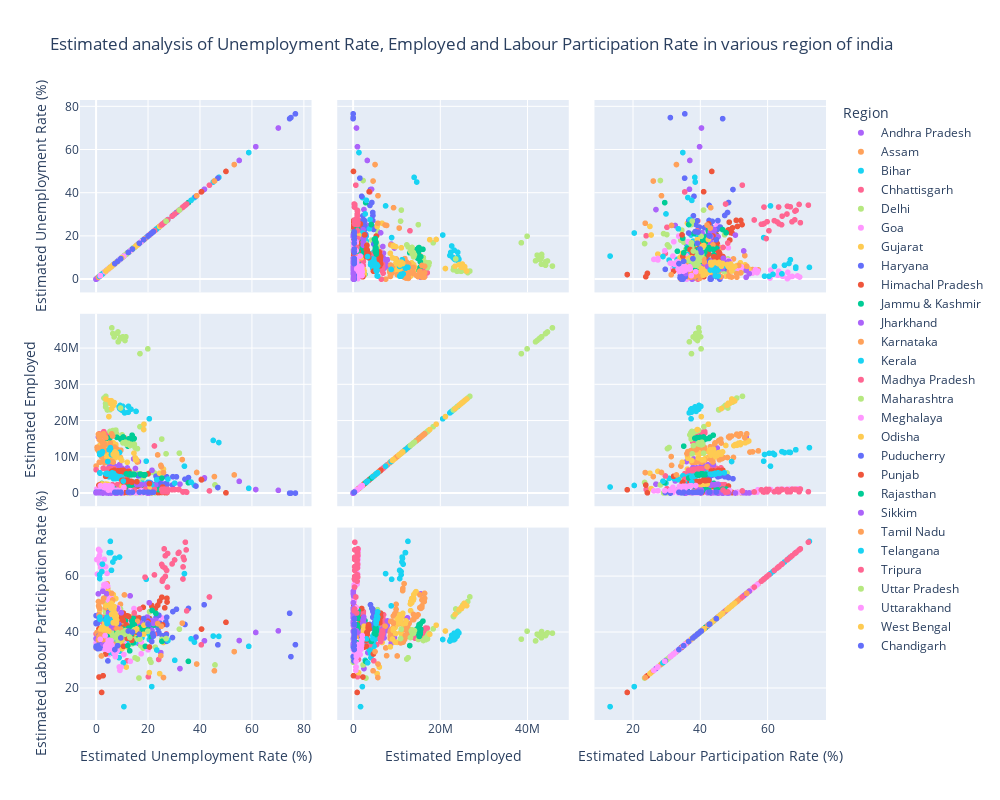

Here is the notebook cell this chart was saved with:
### Code cell
# Estimated analysis of Unemployment Rate, Employed and Labour Participation Rate in various region in india
figure = px.scatter_matrix(
    df,
    title="Estimated analysis of Unemployment Rate, Employed and Labour Participation Rate in various region of india",
    dimensions=[' Estimated Unemployment Rate (%)', ' Estimated Employed', ' Estimated Labour Participation Rate (%)'],
    color='Region',
    color_discrete_map={'North': 'blue', 'South': 'green', 'West': 'red'} ,
    width=1000, height=800
)

figure.show()

### Figure 1 — Plotly figure (JSON) as saved in the notebook; plotly's stock layout.template omitted (floating-point values rounded to 4 significant figures)
{"data": [{"dimensions": [{"axis": {"matches": true}, "label": " Estimated Unemployment Rate (%)", "values": [3.65, 3.05, 3.75, 3.32, 5.17, 3.52, 4.12, 4.38, 4.84, 5.91, 4.06, 16.29, 14.46, 0.85, 6.09, 3.8, 5.64, 4.61, 6.01, 4.7, 7.54, 7.88, 7.11, 5.66, 9.88, 32.3, 24.91, 5.86]}, {"axis": {"matches": true}, "label": " Estimated Employed", "values": [11999139, 11755881, 12086707, 12285693, 12256762, 12017412, 11397681, 12528395, 12016676, 11723617, 11359660, 8792827, 9526902, 15572975, 4788661, 4824630, 4657443, 4743179, 4733996, 4774377, 4668772, 4913963, 4618860, 4822035, 4521537, 2544084, 3428356, 4954389]}, {"axis": {"matches": true}, "label": " Estimated Labour Participation Rate (%)", "values": [43.24, 42.05, 43.5, 43.97, 44.68, 43.01, 41, 45.14, 43.46, 42.83, 40.66, 36.03, 38.16, 53.76, 37.45, 36.76, 36.1, 36.29, 36.69, 36.41, 36.62, 38.61, 35.91, 36.84, 36.08, 26.97, 32.69, 37.61]}], "hovertemplate": "Region=Andhra Pradesh<br>%{xaxis.title.text}=%{x}<br>%{yaxis.title.text}=%{y}<extra></extra>", "legendgroup": "Andhra Pradesh", "marker": {"color": "#ab63fa", "symbol": "circle"}, "name": "Andhra Pradesh", "showlegend": true, "type": "splom"}, {"dimensions": [{"axis": {"matches": true}, "label": " Estimated Unemployment Rate (%)", "values": [4.29, 5.08, 4.26, 5.79, 4.46, 4.65, 4.66, 4.29, 3.26, 3.77, 9.38, 0, 7.87, 9.89, 3.21, 10.39, 9.26, 11.17, 6.31, 5.02, 7.24, 9.98, 10.34, 8.37, 10.77, 3.42]}, {"axis": {"matches": true}, "label": " Estimated Employed", "values": [11749334, 8923222, 9911534, 9292039, 11468349, 8395906, 9625362, 11420996, 8462814, 9878742, 9926176, 7544937, 1671707, 1647342, 1739838, 1595582, 1576480, 1595176, 1708045, 1722303, 1630908, 1625454, 1664145, 1454956, 1441722, 1551007]}, {"axis": {"matches": true}, "label": " Estimated Labour Participation Rate (%)", "values": [57.39, 43.87, 48.21, 45.83, 55.67, 40.76, 46.64, 54.9, 40.17, 47.05, 50, 34.38, 44.92, 45.17, 44.32, 43.81, 42.66, 44.01, 44.59, 44.26, 42.82, 43.9, 45.03, 38.45, 39.04, 38.73]}], "hovertemplate": "Region=Assam<br>%{xaxis.title.text}=%{x}<br>%{yaxis.title.text}=%{y}<extra></extra>", "legendgroup": "Assam", "marker": {"color": "#FFA15A", "symbol": "circle"}, "name": "Assam", "showlegend": true, "type": "splom"}, {"dimensions": [{"axis": {"matches": true}, "label": " Estimated Unemployment Rate (%)", "values": [9.27, 10.2, 13.44, 11, 8.87, 12.47, 12.4, 10.16, 9.13, 9.61, 15.39, 45.09, 47.26, 20.49, 19.9, 13.29, 16.41, 17.66, 20.46, 14.06, 17.62, 14.91, 20.69, 15.11, 15.73, 58.77, 37.87, 12.45]}, {"axis": {"matches": true}, "label": " Estimated Employed", "values": [24322330, 24097712, 23248875, 22260203, 23905700, 24053140, 22445989, 22914530, 23409006, 23168192, 22667882, 14645275, 14050319, 20622566, 3029344, 3248864, 3059744, 2994763, 2992082, 3173429, 3081077, 2977857, 2988665, 3113464, 3049637, 1400962, 2207026, 3124663]}, {"axis": {"matches": true}, "label": " Estimated Labour Participation Rate (%)", "values": [39.75, 39.71, 39.66, 36.85, 38.57, 40.31, 37.51, 37.25, 37.54, 37.28, 38.88, 38.63, 38.5, 37.4, 39.8, 39.35, 38.36, 38.03, 39.25, 38.45, 38.86, 36.29, 38.99, 37.87, 37.29, 34.94, 36.45, 36.54]}], "hovertemplate": "Region=Bihar<br>%{xaxis.title.text}=%{x}<br>%{yaxis.title.text}=%{y}<extra></extra>", "legendgroup": "Bihar", "marker": {"color": "#19d3f3", "symbol": "circle"}, "name": "Bihar", "showlegend": true, "type": "splom"}, {"dimensions": [{"axis": {"matches": true}, "label": " Estimated Unemployment Rate (%)", "values": [9.82, 6.76, 4.54, 4.64, 8.33, 6.96, 2.77, 6.11, 9.89, 7.89, 7.31, 0, 7.64, 10.14, 9.77, 11.77, 8.17, 6.29, 9.46, 10.27, 8.32, 3.57, 9.01, 9.79, 8.21, 20.13, 24.1, 27.07]}, {"axis": {"matches": true}, "label": " Estimated Employed", "values": [6259019, 6608626, 6753622, 6607694, 6490776, 7043840, 6942931, 6569385, 6236201, 6847173, 6894808, 6534321, 5454091, 5781095, 2223129, 2192020, 2285436, 2392400, 2311507, 2297096, 2341284, 2415436, 2315972, 2347941, 2407509, 1066126, 1276291, 1602231]}, {"axis": {"matches": true}, "label": " Estimated Labour Participation Rate (%)", "values": [42.89, 43.71, 43.53, 42.55, 43.38, 46.28, 43.56, 42.59, 42.03, 45.05, 44.98, 39.43, 35.56, 38.66, 45.61, 45.88, 45.85, 46.91, 46.8, 46.82, 46.59, 45.59, 46.21, 47.14, 47.39, 24.06, 30.24, 39.41]}], "hovertemplate": "Region=Chhattisgarh<br>%{xaxis.title.text}=%{x}<br>%{yaxis.title.text}=%{y}<extra></extra>", "legendgroup": "Chhattisgarh", "marker": {"color": "#FF6692", "symbol": "circle"}, "name": "Chhattisgarh", "showlegend": true, "type": "splom"}, {"dimensions": [{"axis": {"matches": true}, "label": " Estimated Unemployment Rate (%)", "values": [12.56, 9.33, 11.07, 17.18, 12.5, 15.84, 11.11, 16.97, 13.48, 13.81, 15.18, 20.69, 22.76, 21.14, 12.31, 12.76, 14.68, 13.52, 20.59, 12.41, 16.11, 11.07, 22.45, 14.86, 17.09, 16.51, 45.78, 18.11]}, {"axis": {"matches": true}, "label": " Estimated Employed", "values": [169487, 149076, 166605, 135407, 166056, 149511, 178768, 145671, 157791, 147500, 152413, 115487, 129610, 112108, 5756475, 5550172, 5393091, 5552510, 5642253, 6030363, 5439600, 5718337, 5647493, 5708807, 5401392, 3003787, 2343783, 4306807]}, {"axis": {"matches": true}, "label": " Estimated Labour Participation Rate (%)", "values": [42.33, 35.74, 40.53, 35.21, 40.68, 37.9, 42.71, 37.08, 38.36, 35.84, 37.45, 30.21, 34.65, 29.22, 44.17, 42.71, 42.34, 42.9, 47.36, 45.78, 43.02, 42.56, 48.09, 44.18, 42.82, 23.59, 28.28, 34.32]}], "hovertemplate": "Region=Delhi<br>%{xaxis.title.text}=%{x}<br>%{yaxis.title.text}=%{y}<extra></extra>", "legendgroup": "Delhi", "marker": {"color": "#B6E880", "symbol": "circle"}, "name": "Delhi", "showlegend": true, "type": "splom"}, {"dimensions": [{"axis": {"matches": true}, "label": " Estimated Unemployment Rate (%)", "values": [2.91, 5.45, 10.98, 1.98, 3.61, 7.21, 23.71, 3.54, 5.38, 0, 15.91, 20, 2.75, 13.33, 12.28, 4.9, 3.16, 12.31, 25.2, 16.22, 10.92, 4.31, 4.76, 11.76]}, {"axis": {"matches": true}, "label": " Estimated Employed", "values": [179340, 170471, 167437, 183603, 163215, 177440, 159489, 177155, 158936, 171672, 181657, 128538, 264855, 304015, 280367, 243277, 309643, 290264, 271612, 288154, 257814, 306396, 277093, 318957]}, {"axis": {"matches": true}, "label": " Estimated Labour Participation Rate (%)", "values": [39.16, 38.19, 39.81, 39.61, 35.78, 40.36, 44.09, 38.7, 35.36, 36.11, 45.36, 33.71, 34.17, 43.96, 40, 31.97, 39.92, 41.27, 45.22, 42.77, 35.95, 39.73, 36.05, 44.74]}], "hovertemplate": "Region=Goa<br>%{xaxis.title.text}=%{x}<br>%{yaxis.title.text}=%{y}<extra></extra>", "legendgroup": "Goa", "marker": {"color": "#FF97FF", "symbol": "circle"}, "name": "Goa", "showlegend": true, "type": "splom"}, {"dimensions": [{"axis": {"matches": true}, "label": " Estimated Unemployment Rate (%)", "values": [2.88, 4.77, 4.58, 3.7, 6.29, 4.91, 4.68, 3.46, 5.35, 6.64, 7.59, 12, 14.58, 1.41, 4.09, 6.31, 5.15, 4.2, 5.96, 5.45, 7.53, 5.71, 5.82, 6.04, 5.39, 25.94, 11.62, 4.54]}, {"axis": {"matches": true}, "label": " Estimated Employed", "values": [13954728, 13199281, 14327083, 13507342, 13280783, 13828512, 14487815, 13877825, 14301844, 13973042, 13483615, 8587594, 11121124, 13243922, 9686558, 10144965, 9828023, 10228154, 9609939, 10474217, 9896129, 10172812, 9824501, 10784753, 10083026, 6701284, 6072776, 10574711]}, {"axis": {"matches": true}, "label": " Estimated Labour Participation Rate (%)", "values": [52.03, 50.12, 54.21, 50.57, 51.01, 52.27, 54.55, 51.51, 54.07, 53.48, 52.06, 34.77, 46.31, 47.72, 41.67, 44.57, 42.54, 43.72, 41.75, 45.14, 43.5, 43.75, 42.19, 46.31, 42.9, 36.33, 27.52, 44.26]}], "hovertemplate": "Region=Gujarat<br>%{xaxis.title.text}=%{x}<br>%{yaxis.title.text}=%{y}<extra></extra>", "legendgroup": "Gujarat", "marker": {"color": "#FECB52", "symbol": "circle"}, "name": "Gujarat", "showlegend": true, "type": "splom"}, {"dimensions": [{"axis": {"matches": true}, "label": " Estimated Unemployment Rate (%)", "values": [14.54, 23.08, 16.22, 30.94, 16.36, 24.17, 16.59, 29.56, 16.21, 27.19, 23.92, 41.61, 34.22, 35.57, 24.67, 20.42, 25.45, 24.19, 26.84, 21.04, 27.06, 23.65, 27.24, 23.29, 27.14, 46.89, 38.46, 29.41]}, {"axis": {"matches": true}, "label": " Estimated Employed", "values": [5249186, 4745178, 4826560, 4558306, 5127956, 4798833, 4875763, 4603484, 5062293, 4570108, 4366148, 4041050, 3914193, 4357835, 2693596, 2845190, 2405973, 2523005, 2675862, 2821456, 2404239, 2548835, 2630938, 2752834, 2275407, 1606580, 2013083, 2304138]}, {"axis": {"matches": true}, "label": " Estimated Labour Participation Rate (%)", "values": [45.12, 45.23, 42.17, 48.23, 44.72, 46.07, 42.48, 47.4, 43.74, 45.37, 41.4, 49.85, 42.78, 48.53, 43.18, 43.06, 38.77, 39.87, 43.7, 42.58, 39.18, 39.57, 42.75, 42.32, 36.73, 35.48, 38.27, 38.09]}], "hovertemplate": "Region=Haryana<br>%{xaxis.title.text}=%{x}<br>%{yaxis.title.text}=%{y}<extra></extra>", "legendgroup": "Haryana", "marker": {"color": "#636efa", "symbol": "circle"}, "name": "Haryana", "showlegend": true, "type": "splom"}, {"dimensions": [{"axis": {"matches": true}, "label": " Estimated Unemployment Rate (%)", "values": [13.68, 11.43, 20.59, 18.56, 15.98, 15.81, 22.86, 19.46, 16.67, 15.42, 17.71, 2.13, 25.64, 1.12, 10.88, 21.43, 21.51, 24.48, 12, 23.77, 27.27, 25.32, 18.15, 27.31, 26.44, 2.7, 50, 10.81]}, {"axis": {"matches": true}, "label": " Estimated Employed", "values": [2045760, 1957081, 1916824, 1969248, 2039804, 1946957, 2024409, 1922821, 2041035, 1952464, 1800426, 984171, 1732050, 2230075, 245668, 237576, 235894, 236315, 247210, 232322, 233029, 241366, 246596, 227804, 221432, 146957, 134868, 224902]}, {"axis": {"matches": true}, "label": " Estimated Labour Participation Rate (%)", "values": [44.23, 41.18, 44.91, 44.91, 45.02, 42.81, 48.5, 44.05, 45.11, 42.45, 40.17, 18.43, 42.62, 41.2, 45.27, 49.58, 49.22, 51.17, 45.87, 49.69, 52.17, 52.55, 48.92, 50.82, 48.74, 24.42, 43.55, 40.66]}], "hovertemplate": "Region=Himachal Pradesh<br>%{xaxis.title.text}=%{x}<br>%{yaxis.title.text}=%{y}<extra></extra>", "legendgroup": "Himachal Pradesh", "marker": {"color": "#EF553B", "symbol": "circle"}, "name": "Himachal Pradesh", "showlegend": true, "type": "splom"}, {"dimensions": [{"axis": {"matches": true}, "label": " Estimated Unemployment Rate (%)", "values": [12.78, 12.09, 13.67, 11.32, 19.27, 14.73, 22.19, 21.23, 16, 2.22, 18.97, 23.04, 19.88, 21.55, 24.06, 14.29, 7.02, 18.54, 19.86, 14.29, 12.96]}, {"axis": {"matches": true}, "label": " Estimated Employed", "values": [2495186, 2423742, 2549316, 2778624, 2477621, 2415724, 2373488, 2163397, 2361004, 2716966, 2049617, 1130139, 1139815, 1183770, 1029087, 1226793, 1209085, 1079537, 1060116, 998103, 937435]}, {"axis": {"matches": true}, "label": " Estimated Labour Participation Rate (%)", "values": [40.57, 39.02, 41.71, 44.17, 43.08, 39.69, 42.56, 38.25, 39.06, 38.46, 34.94, 46.74, 45.17, 47.8, 42.63, 44.92, 40.71, 41.4, 41.23, 36.21, 33.33]}], "hovertemplate": "Region=Jammu & Kashmir<br>%{xaxis.title.text}=%{x}<br>%{yaxis.title.text}=%{y}<extra></extra>", "legendgroup": "Jammu & Kashmir", "marker": {"color": "#00cc96", "symbol": "circle"}, "name": "Jammu & Kashmir", "showlegend": true, "type": "splom"}, {"dimensions": [{"axis": {"matches": true}, "label": " Estimated Unemployment Rate (%)", "values": [7.11, 8.46, 9.98, 12.06, 7.12, 6.57, 8.07, 15.15, 6.16, 9.06, 5.01, 41.72, 55.1, 21.53, 17.23, 20.51, 15.67, 20.25, 21.16, 19.05, 17.34, 22.01, 22.96, 19.67, 16.4, 61.48, 70.17, 19.38]}, {"axis": {"matches": true}, "label": " Estimated Employed", "values": [7035766, 7319782, 6958404, 7015356, 7500122, 7761243, 7279628, 6873437, 7868736, 7932402, 7157454, 4280434, 3315038, 6375114, 2404033, 2326911, 2434579, 2335406, 2357627, 2460196, 2424281, 2290170, 2329293, 2493023, 2480661, 1054829, 830347, 2244460]}, {"axis": {"matches": true}, "label": " Estimated Labour Participation Rate (%)", "values": [39.04, 41.12, 39.66, 40.83, 41.24, 42.33, 40.26, 41.09, 42.43, 44.05, 37.96, 36.92, 37.03, 40.65, 43.25, 43.51, 42.82, 43.35, 44.18, 44.82, 43.17, 43.14, 44.33, 45.42, 43.34, 39.92, 40.49, 40.43]}], "hovertemplate": "Region=Jharkhand<br>%{xaxis.title.text}=%{x}<br>%{yaxis.title.text}=%{y}<extra></extra>", "legendgroup": "Jharkhand", "marker": {"color": "#ab63fa", "symbol": "circle"}, "name": "Jharkhand", "showlegend": true, "type": "splom"}, {"dimensions": [{"axis": {"matches": true}, "label": " Estimated Unemployment Rate (%)", "values": [5.46, 5.98, 0.52, 0.37, 3.2, 7.13, 1.19, 0.41, 2.57, 4.11, 2.39, 33.17, 23.72, 10.92, 6.56, 5, 2.29, 1.27, 3.57, 3.87, 3.44, 1.56, 3.31, 2.88, 4.92, 25.12, 15.88, 6.12]}, {"axis": {"matches": true}, "label": " Estimated Employed", "values": [13911440, 12888490, 12169808, 12686470, 13741892, 12803527, 11537217, 12756132, 13938874, 12753657, 12853818, 9330400, 10626328, 15396213, 8638239, 8862498, 8738029, 8614340, 8647794, 8799249, 8613835, 8592376, 8749154, 8924061, 9225835, 7387995, 8669258, 8822411]}, {"axis": {"matches": true}, "label": " Estimated Labour Participation Rate (%)", "values": [46.36, 43.12, 38.42, 39.93, 44.45, 43.1, 36.45, 39.92, 44.52, 41.33, 40.85, 43.25, 43.09, 53.37, 40.62, 40.89, 39.09, 38.04, 39, 39.7, 38.6, 37.66, 38.94, 39.45, 41.55, 42.14, 43.9, 39.93]}], "hovertemplate": "Region=Karnataka<br>%{xaxis.title.text}=%{x}<br>%{yaxis.title.text}=%{y}<extra></extra>", "legendgroup": "Karnataka", "marker": {"color": "#FFA15A", "symbol": "circle"}, "name": "Karnataka", "showlegend": true, "type": "splom"}, {"dimensions": [{"axis": {"matches": true}, "label": " Estimated Unemployment Rate (%)", "values": [6.63, 9, 4.95, 10.32, 5.35, 9.14, 5, 10.77, 4.11, 8.91, 8.85, 10.71, 23.38, 27.66, 6.11, 6.67, 7.58, 7.69, 5.52, 5.35, 6.71, 7.31, 6.65, 6.08, 9.14, 21.43, 30.28, 12.17]}, {"axis": {"matches": true}, "label": " Estimated Employed", "values": [5184355, 5605627, 4855393, 5233449, 5400499, 5328825, 4557906, 5065804, 5307026, 5203579, 4141953, 1754170, 3799919, 3952088, 4605913, 4678374, 4105211, 4448650, 4640642, 4644510, 4062767, 4440283, 4597507, 4624444, 4079775, 2179106, 2826118, 4601293]}, {"axis": {"matches": true}, "label": " Estimated Labour Participation Rate (%)", "values": [38.07, 42.19, 34.96, 39.9, 38.97, 40.02, 32.71, 38.67, 37.66, 38.84, 30.87, 13.33, 33.62, 37.01, 36.65, 37.42, 33.13, 35.91, 36.57, 36.49, 32.36, 35.56, 36.53, 36.48, 33.24, 20.51, 29.95, 38.68]}], "hovertemplate": "Region=Kerala<br>%{xaxis.title.text}=%{x}<br>%{yaxis.title.text}=%{y}<extra></extra>", "legendgroup": "Kerala", "marker": {"color": "#19d3f3", "symbol": "circle"}, "name": "Kerala", "showlegend": true, "type": "splom"}, {"dimensions": [{"axis": {"matches": true}, "label": " Estimated Unemployment Rate (%)", "values": [3.63, 4.25, 3.92, 4.94, 3.08, 2.98, 2.72, 2.94, 3.66, 4.42, 1.19, 12.5, 22.46, 6.46, 3.91, 6.38, 7.38, 6.82, 7, 4.4, 6.06, 6.2, 5.17, 4.96, 4.8, 11.94, 40.49, 12.72]}, {"axis": {"matches": true}, "label": " Estimated Employed", "values": [15349838, 16294794, 16274707, 16559137, 16159315, 17060638, 16306428, 16854647, 16183702, 16178044, 16480441, 14238959, 13099601, 16748971, 6692720, 6509340, 6266446, 6809834, 6655967, 6603715, 6459457, 6787403, 6834930, 6533435, 6386723, 4802873, 3879934, 6221562]}, {"axis": {"matches": true}, "label": " Estimated Labour Participation Rate (%)", "values": [37.97, 40.48, 40.2, 41.25, 39.4, 41.46, 39.44, 40.77, 39.35, 39.57, 38.9, 37.88, 39.24, 41.5, 38.96, 38.8, 37.67, 40.6, 39.67, 38.2, 37.94, 39.83, 39.59, 37.68, 36.68, 29.76, 35.49, 38.72]}], "hovertemplate": "Region=Madhya Pradesh<br>%{xaxis.title.text}=%{x}<br>%{yaxis.title.text}=%{y}<extra></extra>", "legendgroup": "Madhya Pradesh", "marker": {"color": "#FF6692", "symbol": "circle"}, "name": "Madhya Pradesh", "showlegend": true, "type": "splom"}, {"dimensions": [{"axis": {"matches": true}, "label": " Estimated Unemployment Rate (%)", "values": [3.67, 4.34, 3.66, 3.76, 4.4, 3.81, 3.68, 3.03, 3.8, 4.24, 5.38, 25.28, 16.89, 9.4, 6.08, 6.46, 6.35, 7.57, 7.6, 7.51, 7.6, 7.83, 6.67, 5.34, 6.34, 14.99, 15.92, 10.01]}, {"axis": {"matches": true}, "label": " Estimated Employed", "values": [23896858, 23056511, 24843750, 26835389, 25219281, 24330249, 24881383, 26357625, 25881398, 25293535, 23130976, 15014802, 18423447, 23601016, 16962574, 17375053, 17215677, 16602767, 17396398, 17221991, 17486683, 16581144, 16715470, 17122782, 17065830, 12674451, 12365754, 16172690]}, {"axis": {"matches": true}, "label": " Estimated Labour Participation Rate (%)", "values": [47.11, 45.69, 48.8, 52.67, 49.74, 47.61, 48.53, 50.98, 50.36, 49.36, 45.6, 37.42, 41.21, 48.34, 38.3, 39.3, 38.81, 37.84, 39.58, 39.05, 39.61, 37.57, 37.32, 37.61, 37.8, 30.86, 30.38, 37.04]}], "hovertemplate": "Region=Maharashtra<br>%{xaxis.title.text}=%{x}<br>%{yaxis.title.text}=%{y}<extra></extra>", "legendgroup": "Maharashtra", "marker": {"color": "#B6E880", "symbol": "circle"}, "name": "Maharashtra", "showlegend": true, "type": "splom"}, {"dimensions": [{"axis": {"matches": true}, "label": " Estimated Unemployment Rate (%)", "values": [3.16, 4.23, 1.03, 0.52, 0.24, 3.7, 1.5, 1.8, 0.97, 2.76, 1.28, 8.38, 3.73, 1.35, 8.4, 8.66, 4.43, 5.8, 5.3, 7.2, 3.02, 5.21, 4.76, 7.37, 2.8, 17.39, 14.58]}, {"axis": {"matches": true}, "label": " Estimated Employed", "values": [1119011, 1024797, 1158511, 1065725, 1162159, 1080609, 1205703, 1102997, 1229406, 1112864, 1192616, 803118, 992148, 1150200, 228978, 231252, 284015, 259433, 253887, 234375, 293431, 267417, 261687, 233965, 289735, 161939, 222916]}, {"axis": {"matches": true}, "label": " Estimated Labour Participation Rate (%)", "values": [66.13, 61.09, 66.67, 60.86, 66.02, 63.44, 69.03, 63.18, 69.66, 64.06, 67.46, 48.83, 57.26, 64.63, 47.79, 48.29, 56.55, 52.27, 50.77, 47.71, 57.02, 53.04, 51.53, 47.26, 55.64, 36.51, 48.48]}], "hovertemplate": "Region=Meghalaya<br>%{xaxis.title.text}=%{x}<br>%{yaxis.title.text}=%{y}<extra></extra>", "legendgroup": "Meghalaya", "marker": {"color": "#FF97FF", "symbol": "circle"}, "name": "Meghalaya", "showlegend": true, "type": "splom"}, {"dimensions": [{"axis": {"matches": true}, "label": " Estimated Unemployment Rate (%)", "values": [4.17, 4.71, 3.31, 3.68, 4.31, 4.28, 4.72, 4.67, 1.81, 3.31, 15.09, 24.48, 9.45, 4.59, 2.95, 2.63, 1.78, 3.5, 3.78, 4.5, 2.23, 3.36, 2.28, 2.19, 3.96, 20.5, 10, 2.18]}, {"axis": {"matches": true}, "label": " Estimated Employed", "values": [11155753, 10965154, 12009883, 11727659, 11167715, 11621534, 12192623, 11345069, 11182128, 11842655, 9814156, 5562449, 9683719, 10187145, 2519582, 2356290, 2542237, 2456983, 2570663, 2456855, 2594469, 2369048, 2561320, 2438080, 2457952, 1303244, 1975481, 2221069]}, {"axis": {"matches": true}, "label": " Estimated Labour Participation Rate (%)", "values": [40.47, 39.94, 43.05, 42.13, 40.32, 41.88, 44.06, 40.91, 39.09, 41.98, 39.55, 25.16, 36.48, 36.36, 41.26, 38.39, 40.99, 40.25, 42.15, 40.51, 41.71, 38.46, 41.05, 38.97, 39.93, 25.53, 34.12, 35.24]}], "hovertemplate": "Region=Odisha<br>%{xaxis.title.text}=%{x}<br>%{yaxis.title.text}=%{y}<extra></extra>", "legendgroup": "Odisha", "marker": {"color": "#FECB52", "symbol": "circle"}, "name": "Odisha", "showlegend": true, "type": "splom"}, {"dimensions": [{"axis": {"matches": true}, "label": " Estimated Unemployment Rate (%)", "values": [0, 0, 0, 4.85, 0, 1.18, 0, 1.99, 0.58, 1.74, 2.31, 74.51, 1.25, 0, 0, 8.95, 1.22, 1.17, 1.37, 5.21, 0.57, 1.78, 0.62, 76.74, 75, 4.55]}, {"axis": {"matches": true}, "label": " Estimated Employed", "values": [172474, 184527, 139227, 183930, 175718, 180283, 142787, 180808, 176252, 183619, 142176, 49420, 283905, 304369, 281117, 312882, 286573, 312548, 275003, 313135, 281698, 310342, 278851, 68122, 64538, 234926]}, {"axis": {"matches": true}, "label": " Estimated Labour Participation Rate (%)", "values": [43.08, 45.95, 34.56, 47.83, 43.34, 44.85, 35, 45.07, 43.18, 45.38, 35.23, 46.79, 35.71, 37.73, 34.77, 42.41, 35.73, 38.86, 34.19, 40.42, 34.59, 38.5, 34.12, 35.54, 31.25, 29.73]}], "hovertemplate": "Region=Puducherry<br>%{xaxis.title.text}=%{x}<br>%{yaxis.title.text}=%{y}<extra></extra>", "legendgroup": "Puducherry", "marker": {"color": "#636efa", "symbol": "circle"}, "name": "Puducherry", "showlegend": true, "type": "splom"}, {"dimensions": [{"axis": {"matches": true}, "label": " Estimated Unemployment Rate (%)", "values": [9.17, 12.21, 9.64, 6.69, 8.59, 12.56, 7.07, 6.13, 9.69, 10.41, 10.51, 3.69, 40.59, 20, 13.49, 13.17, 11.61, 11.99, 15.69, 13.75, 10.39, 11.97, 13.68, 11.99, 9.97, 1.13, 20.54, 10.55]}, {"axis": {"matches": true}, "label": " Estimated Employed", "values": [6088547, 6025235, 6308129, 6183427, 6260971, 6021921, 6395022, 6164215, 6189471, 6009820, 6373692, 4721590, 3727366, 5364047, 3289918, 3307798, 3592442, 3499863, 3227178, 3070438, 3602243, 3575778, 3252622, 3219227, 3601793, 2298975, 2682658, 3047750]}, {"axis": {"matches": true}, "label": " Estimated Labour Participation Rate (%)", "values": [44.79, 45.79, 46.5, 44.08, 45.49, 45.66, 45.55, 43.4, 45.22, 44.19, 46.85, 32.2, 41.14, 43.9, 40.03, 40.02, 42.62, 41.61, 39.97, 37.1, 41.82, 42.17, 39.04, 37.82, 41.29, 23.95, 34.71, 34.96]}], "hovertemplate": "Region=Punjab<br>%{xaxis.title.text}=%{x}<br>%{yaxis.title.text}=%{y}<extra></extra>", "legendgroup": "Punjab", "marker": {"color": "#EF553B", "symbol": "circle"}, "name": "Punjab", "showlegend": true, "type": "splom"}, {"dimensions": [{"axis": {"matches": true}, "label": " Estimated Unemployment Rate (%)", "values": [4.03, 13.7, 9.7, 12.5, 5.45, 14.66, 10.47, 13.96, 8, 14.48, 9.47, 12.25, 10.45, 13.86, 13.62, 14.36, 11.67, 14.71, 12.63, 13.02, 14.3, 18.04, 18.82, 17.02, 18.54, 35.53, 25.35, 13.04]}, {"axis": {"matches": true}, "label": " Estimated Employed", "values": [15226005, 14610564, 14859873, 15052051, 15419779, 15178544, 15278556, 15485307, 15484353, 15040572, 15059769, 13051219, 15586833, 16076978, 5108436, 5241174, 5372470, 5195170, 5176819, 5384335, 5306715, 5109481, 5157363, 5288343, 4964911, 2932923, 4225486, 5275784]}, {"axis": {"matches": true}, "label": " Estimated Labour Participation Rate (%)", "values": [38.52, 41.02, 39.78, 41.48, 39.24, 42.69, 40.87, 43, 40.12, 41.83, 39.47, 35.21, 41.11, 43.98, 39.44, 40.73, 40.38, 40.34, 39.15, 40.8, 40.73, 40.9, 41.59, 41.62, 39.71, 29.57, 36.71, 39.26]}], "hovertemplate": "Region=Rajasthan<br>%{xaxis.title.text}=%{x}<br>%{yaxis.title.text}=%{y}<extra></extra>", "legendgroup": "Rajasthan", "marker": {"color": "#00cc96", "symbol": "circle"}, "name": "Rajasthan", "showlegend": true, "type": "splom"}, {"dimensions": [{"axis": {"matches": true}, "label": " Estimated Unemployment Rate (%)", "values": [5.48, 13.11, 1, 0, 5.81, 8.2, 7.76, 2.56, 4.82, 4.81, 9.68, 4.04, 7.37, 20.45, 5.77, 19.75, 2.63]}, {"axis": {"matches": true}, "label": " Estimated Employed", "values": [146688, 162426, 161647, 133399, 141313, 89587, 89702, 108334, 90850, 89450, 87974, 107751, 88035, 86186, 81905, 75456, 76269]}, {"axis": {"matches": true}, "label": " Estimated Labour Participation Rate (%)", "values": [44.06, 53.04, 46.3, 37.72, 42.36, 48.61, 48.13, 54.67, 46.63, 45.61, 46.97, 53.8, 45.24, 50.57, 40.31, 43.32, 35.85]}], "hovertemplate": "Region=Sikkim<br>%{xaxis.title.text}=%{x}<br>%{yaxis.title.text}=%{y}<extra></extra>", "legendgroup": "Sikkim", "marker": {"color": "#ab63fa", "symbol": "circle"}, "name": "Sikkim", "showlegend": true, "type": "splom"}, {"dimensions": [{"axis": {"matches": true}, "label": " Estimated Unemployment Rate (%)", "values": [0.97, 0.92, 6.01, 2.91, 1.71, 1.46, 2.46, 3.73, 1.18, 1.17, 6.36, 53.19, 38.73, 2.06, 0.89, 1.56, 3.18, 9.53, 1.86, 1.13, 2.65, 8.05, 2.05, 3.31, 6.46, 45.55, 25.95, 24.93]}, {"axis": {"matches": true}, "label": " Estimated Employed", "values": [15844698, 16375303, 16455928, 16463931, 14595441, 15595647, 16223430, 15356938, 14954646, 15828488, 15848590, 5086200, 5768342, 10169115, 11798080, 12318745, 12054414, 11933093, 11902824, 12223948, 11729952, 12260389, 11926995, 11742101, 10982178, 4632967, 5733921, 7741005]}, {"axis": {"matches": true}, "label": " Estimated Labour Participation Rate (%)", "values": [49.44, 50.99, 53.94, 52.17, 45.62, 48.55, 50.95, 48.8, 46.23, 48.86, 51.56, 33.05, 28.6, 31.49, 37.31, 39.16, 38.89, 41.13, 37.76, 38.42, 37.38, 41.29, 37.64, 37.48, 36.17, 26.17, 23.77, 31.6]}], "hovertemplate": "Region=Tamil Nadu<br>%{xaxis.title.text}=%{x}<br>%{yaxis.title.text}=%{y}<extra></extra>", "legendgroup": "Tamil Nadu", "marker": {"color": "#FFA15A", "symbol": "circle"}, "name": "Tamil Nadu", "showlegend": true, "type": "splom"}, {"dimensions": [{"axis": {"matches": true}, "label": " Estimated Unemployment Rate (%)", "values": [2.23, 5.92, 2.45, 1.4, 5.49, 7.29, 6.47, 1.35, 5.02, 9.02, 5.63, 4.51, 34.01, 19.3, 1.52, 1.43, 3.73, 4.19, 6.19, 6.74, 5.23, 4.22, 6.49, 6.74, 6.1, 10.5, 36.57, 6.92]}, {"axis": {"matches": true}, "label": " Estimated Employed", "values": [11053353, 10728822, 11538688, 10743959, 12636415, 11375354, 11265828, 11068056, 12065915, 11304474, 12028377, 8793799, 7508747, 8891181, 5560649, 5683349, 5432503, 5544693, 5668785, 5318341, 5338119, 5317782, 5543380, 5521496, 5313236, 3378431, 3108830, 4577995]}, {"axis": {"matches": true}, "label": " Estimated Labour Participation Rate (%)", "values": [61.74, 62.19, 64.4, 59.23, 72.57, 66.49, 65.17, 60.61, 68.51, 66.92, 68.53, 49.44, 61, 58.97, 44.59, 45.43, 44.36, 45.39, 47.28, 44.51, 43.87, 43.13, 45.95, 45.78, 43.65, 29.05, 37.63, 37.68]}], "hovertemplate": "Region=Telangana<br>%{xaxis.title.text}=%{x}<br>%{yaxis.title.text}=%{y}<extra></extra>", "legendgroup": "Telangana", "marker": {"color": "#19d3f3", "symbol": "circle"}, "name": "Telangana", "showlegend": true, "type": "splom"}, {"dimensions": [{"axis": {"matches": true}, "label": " Estimated Unemployment Rate (%)", "values": [29.25, 26.64, 22.47, 25.49, 30.23, 27.54, 25.25, 26.53, 31.91, 26.22, 31.61, 43.64, 14.71, 18.84, 34.69, 25.59, 25.81, 33.45, 33.57, 26.67, 27.15, 33.48, 34.37, 33.88, 25.69, 34.88, 16.78, 27.47]}, {"axis": {"matches": true}, "label": " Estimated Employed", "values": [1019549, 1107013, 1052597, 975501, 1034408, 1113764, 1084633, 1046878, 1057975, 1169347, 1060946, 675083, 911789, 1106978, 423127, 408738, 410583, 368977, 418043, 414808, 427700, 399427, 450155, 415339, 450271, 296431, 384999, 391015]}, {"axis": {"matches": true}, "label": " Estimated Labour Participation Rate (%)", "values": [64.47, 67.4, 60.54, 58.29, 65.9, 68.21, 64.29, 63.02, 68.61, 69.88, 68.28, 52.63, 46.9, 59.74, 69.5, 58.8, 59.1, 59.07, 66.9, 60, 62.14, 63.41, 72.26, 66.04, 63.56, 47.65, 48.31, 56.17]}], "hovertemplate": "Region=Tripura<br>%{xaxis.title.text}=%{x}<br>%{yaxis.title.text}=%{y}<extra></extra>", "legendgroup": "Tripura", "marker": {"color": "#FF6692", "symbol": "circle"}, "name": "Tripura", "showlegend": true, "type": "splom"}, {"dimensions": [{"axis": {"matches": true}, "label": " Estimated Unemployment Rate (%)", "values": [10.26, 11.13, 9.19, 11.47, 6.45, 10.18, 6.94, 8.43, 6.06, 8.12, 9.37, 19.92, 16.89, 8.51, 14.4, 11.62, 11.8, 14.73, 13.58, 10.35, 11.31, 12.37, 12.34, 11.65, 12.32, 26.94, 32.06, 13.05]}, {"axis": {"matches": true}, "label": " Estimated Employed", "values": [43287808, 42276572, 42697000, 43298746, 44198762, 42833265, 43261530, 44640087, 45777509, 44257432, 43086706, 39970677, 38640999, 41908909, 13391244, 13624452, 13862431, 13580241, 13522970, 13938303, 14128888, 13857200, 13656250, 13803099, 13889632, 10944379, 11111486, 13208724]}, {"axis": {"matches": true}, "label": " Estimated Labour Participation Rate (%)", "values": [39.96, 39.32, 38.78, 40.24, 38.79, 39.07, 38.01, 39.77, 39.67, 39.13, 38.53, 40.37, 37.52, 36.89, 40.43, 39.75, 40.43, 40.87, 40.07, 39.71, 40.6, 40.21, 39.52, 39.54, 40, 37.74, 41.1, 38.09]}], "hovertemplate": "Region=Uttar Pradesh<br>%{xaxis.title.text}=%{x}<br>%{yaxis.title.text}=%{y}<extra></extra>", "legendgroup": "Uttar Pradesh", "marker": {"color": "#B6E880", "symbol": "circle"}, "name": "Uttar Pradesh", "showlegend": true, "type": "splom"}, {"dimensions": [{"axis": {"matches": true}, "label": " Estimated Unemployment Rate (%)", "values": [1.63, 4.65, 5.74, 6.11, 3.47, 4.83, 5.56, 4.52, 4.17, 4.85, 3.66, 3.57, 10.71, 9.17, 4.69, 6.94, 7.43, 9.62, 4.72, 6.34, 7.39, 8.92, 5.28, 8.15, 13.18, 17.36, 5.08]}, {"axis": {"matches": true}, "label": " Estimated Employed", "values": [2108044, 2021553, 2000524, 1911380, 2157845, 2027662, 2007113, 1947566, 1986386, 2057523, 1972074, 1915482, 1675441, 676797, 906889, 859900, 823967, 711150, 925174, 904903, 844779, 725253, 963408, 889245, 748041, 778590, 989470]}, {"axis": {"matches": true}, "label": " Estimated Labour Participation Rate (%)", "values": [37.47, 37.01, 36.97, 35.39, 38.79, 36.9, 36.73, 35.19, 35.69, 37.16, 35.04, 33.94, 32, 26.33, 33.54, 32.48, 31.21, 27.51, 33.87, 33.61, 31.65, 27.55, 35.11, 33.33, 29.59, 32.27, 35.61]}], "hovertemplate": "Region=Uttarakhand<br>%{xaxis.title.text}=%{x}<br>%{yaxis.title.text}=%{y}<extra></extra>", "legendgroup": "Uttarakhand", "marker": {"color": "#FF97FF", "symbol": "circle"}, "name": "Uttarakhand", "showlegend": true, "type": "splom"}, {"dimensions": [{"axis": {"matches": true}, "label": " Estimated Unemployment Rate (%)", "values": [6.02, 5.85, 5.62, 5.58, 5.26, 6.78, 5.83, 5.79, 6.79, 3.78, 7.02, 18.32, 18.43, 4.94, 7.25, 7.38, 7.91, 7.27, 7.79, 7.83, 6.61, 7.24, 7.27, 7.55, 6.67, 15.63, 15.22, 9.86]}, {"axis": {"matches": true}, "label": " Estimated Employed", "values": [23452875, 25543465, 24857807, 24924827, 25610773, 24353018, 25630359, 24906239, 24612171, 26093009, 25097812, 17639370, 19115772, 21225887, 11306177, 10611498, 10779829, 11456493, 11158649, 10563686, 10768462, 11335696, 11208617, 10871168, 10806105, 9299466, 9240903, 9088931]}, {"axis": {"matches": true}, "label": " Estimated Labour Participation Rate (%)", "values": [46.41, 50.36, 48.78, 48.79, 49.87, 48.09, 50, 48.47, 48.3, 49.51, 49.18, 39.27, 42.53, 40.44, 46.37, 43.51, 44.38, 46.77, 45.74, 43.25, 43.44, 45.97, 45.39, 44.09, 43.34, 41.2, 40.67, 37.57]}], "hovertemplate": "Region=West Bengal<br>%{xaxis.title.text}=%{x}<br>%{yaxis.title.text}=%{y}<extra></extra>", "legendgroup": "West Bengal", "marker": {"color": "#FECB52", "symbol": "circle"}, "name": "West Bengal", "showlegend": true, "type": "splom"}, {"dimensions": [{"axis": {"matches": true}, "label": " Estimated Unemployment Rate (%)", "values": [18.35, 12.4, 21.8, 9.52, 20.14, 13.99, 22.05, 8.33, 20, 16.67, 21.43, 7.22]}, {"axis": {"matches": true}, "label": " Estimated Employed", "values": [348042, 337145, 294379, 328282, 327239, 330856, 289593, 311146, 332062, 316887, 279839, 306505]}, {"axis": {"matches": true}, "label": " Estimated Labour Participation Rate (%)", "values": [44.89, 40.44, 39.47, 37.95, 42.77, 40.06, 38.6, 35.19, 42.94, 39.25, 36.68, 33.8]}], "hovertemplate": "Region=Chandigarh<br>%{xaxis.title.text}=%{x}<br>%{yaxis.title.text}=%{y}<extra></extra>", "legendgroup": "Chandigarh", "marker": {"color": "#636efa", "symbol": "circle"}, "name": "Chandigarh", "showlegend": true, "type": "splom"}], "layout": {"dragmode": "select", "height": 800, "legend": {"title": {"text": "Region"}, "tracegroupgap": 0}, "title": {"text": "Estimated analysis of Unemployment Rate, Employed and Labour Participation Rate in various region of india"}, "width": 1000}}
